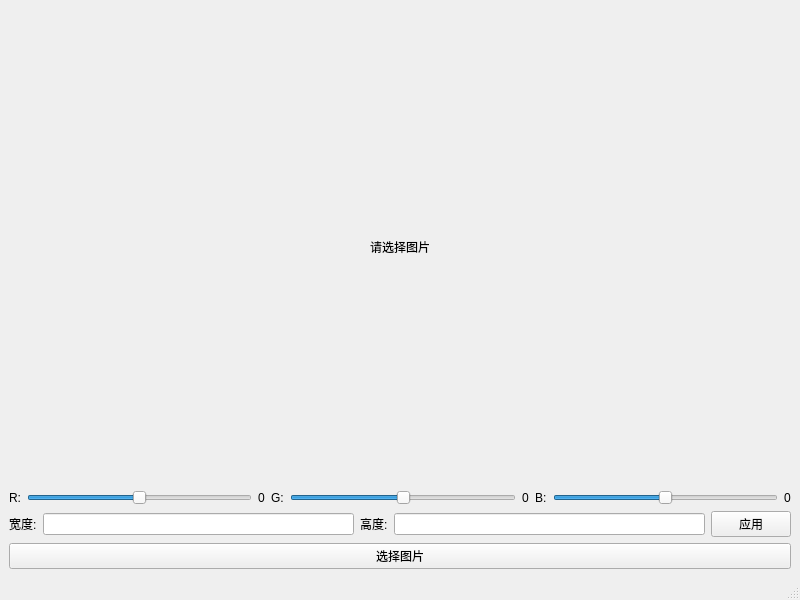
<?xml version="1.0" encoding="UTF-8"?>
<ui version="4.0">
 <class>MainWindow</class>
 <widget class="QMainWindow" name="MainWindow">
  <property name="geometry">
   <rect>
    <x>0</x>
    <y>0</y>
    <width>800</width>
    <height>600</height>
   </rect>
  </property>
  <property name="windowTitle">
   <string>MainWindow</string>
  </property>
  <widget class="QWidget" name="centralwidget">
    <layout class="QVBoxLayout" name="verticalLayout">
      <item>
        <widget class="QLabel" name="imageLabel">
          <property name="sizePolicy">
            <sizepolicy hsizetype="Expanding" vsizetype="Expanding">
              <horstretch>0</horstretch>
              <verstretch>0</verstretch>
            </sizepolicy>
          </property>
          <property name="text">
            <string>请选择图片</string>
          </property>
          <property name="alignment">
            <set>Qt::AlignCenter</set>
          </property>
        </widget>
      </item>
      <item>
        <layout class="QHBoxLayout" name="rgbControls">
          <item>
            <widget class="QLabel" name="redLabel">
              <property name="text">
                <string>R:</string>
              </property>
            </widget>
          </item>
          <item>
            <widget class="QSlider" name="redSlider">
              <property name="minimum">
                <number>-255</number>
              </property>
              <property name="maximum">
                <number>255</number>
              </property>
              <property name="orientation">
                <enum>Qt::Horizontal</enum>
              </property>
            </widget>
          </item>
          <item>
            <widget class="QLabel" name="redValueLabel">
              <property name="text">
                <string>0</string>
              </property>
            </widget>
          </item>
          <item>
            <widget class="QLabel" name="greenLabel">
              <property name="text">
                <string>G:</string>
              </property>
            </widget>
          </item>
          <item>
            <widget class="QSlider" name="greenSlider">
              <property name="minimum">
                <number>-255</number>
              </property>
              <property name="maximum">
                <number>255</number>
              </property>
              <property name="orientation">
                <enum>Qt::Horizontal</enum>
              </property>
            </widget>
          </item>
          <item>
            <widget class="QLabel" name="greenValueLabel">
              <property name="text">
                <string>0</string>
              </property>
            </widget>
          </item>
          <item>
            <widget class="QLabel" name="blueLabel">
              <property name="text">
                <string>B:</string>
              </property>
            </widget>
          </item>
          <item>
            <widget class="QSlider" name="blueSlider">
              <property name="minimum">
                <number>-255</number>
              </property>
              <property name="maximum">
                <number>255</number>
              </property>
              <property name="orientation">
                <enum>Qt::Horizontal</enum>
              </property>
            </widget>
          </item>
          <item>
            <widget class="QLabel" name="blueValueLabel">
              <property name="text">
                <string>0</string>
              </property>
            </widget>
          </item>
        </layout>
      </item>
      <item>
        <layout class="QHBoxLayout" name="sizeControls">
          <item>
            <widget class="QLabel" name="widthLabel">
              <property name="text">
                <string>宽度:</string>
              </property>
            </widget>
          </item>
          <item>
            <widget class="QLineEdit" name="widthInput"/>
          </item>
          <item>
            <widget class="QLabel" name="heightLabel">
              <property name="text">
                <string>高度:</string>
              </property>
            </widget>
          </item>
          <item>
            <widget class="QLineEdit" name="heightInput"/>
          </item>
          <item>
            <widget class="QPushButton" name="applyButton">
              <property name="text">
                <string>应用</string>
              </property>
            </widget>
          </item>
        </layout>
      </item>
      <item>
        <widget class="QPushButton" name="selectImageButton">
          <property name="text">
            <string>选择图片</string>
          </property>
        </widget>
      </item>
    </layout>
  </widget>
  <widget class="QMenuBar" name="menubar">
   <property name="geometry">
    <rect>
     <x>0</x>
     <y>0</y>
     <width>800</width>
     <height>38</height>
    </rect>
   </property>
  </widget>
  <widget class="QStatusBar" name="statusbar"/>
 </widget>
 <resources/>
 <connections/>
</ui>
